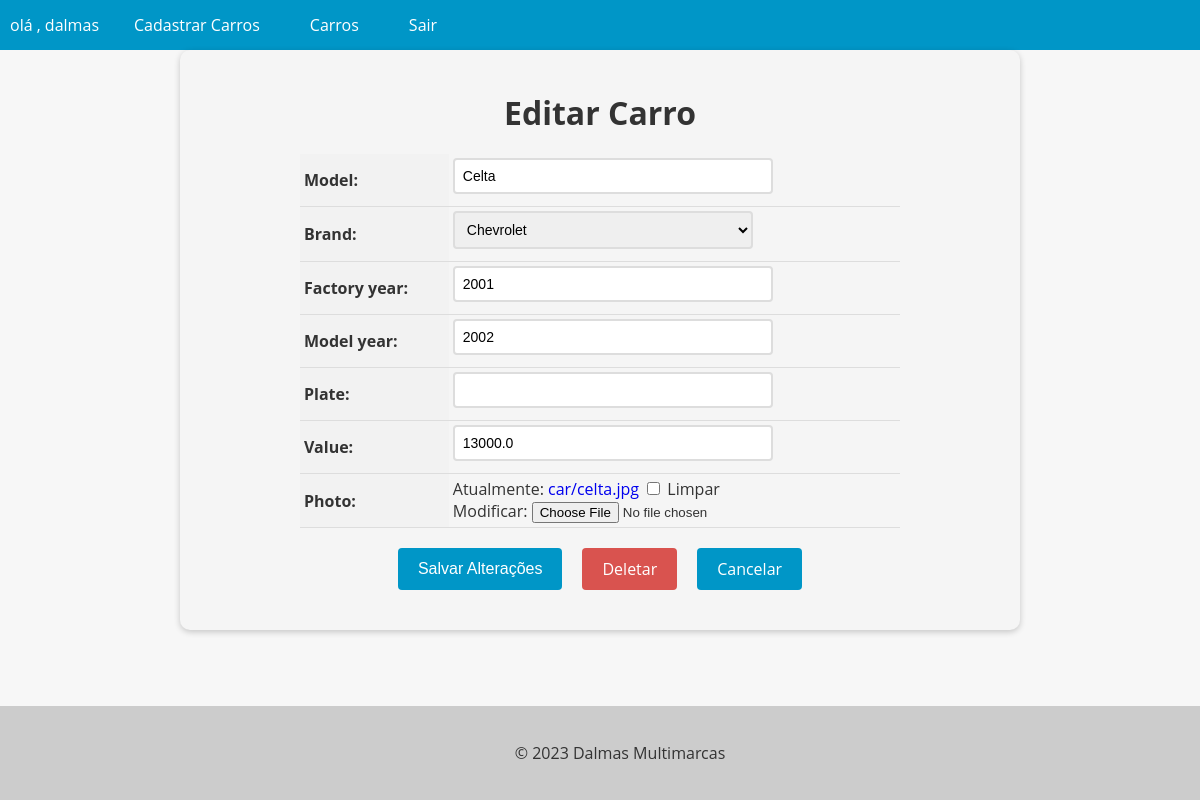
The app's page /car/1/update (signed in), older data.
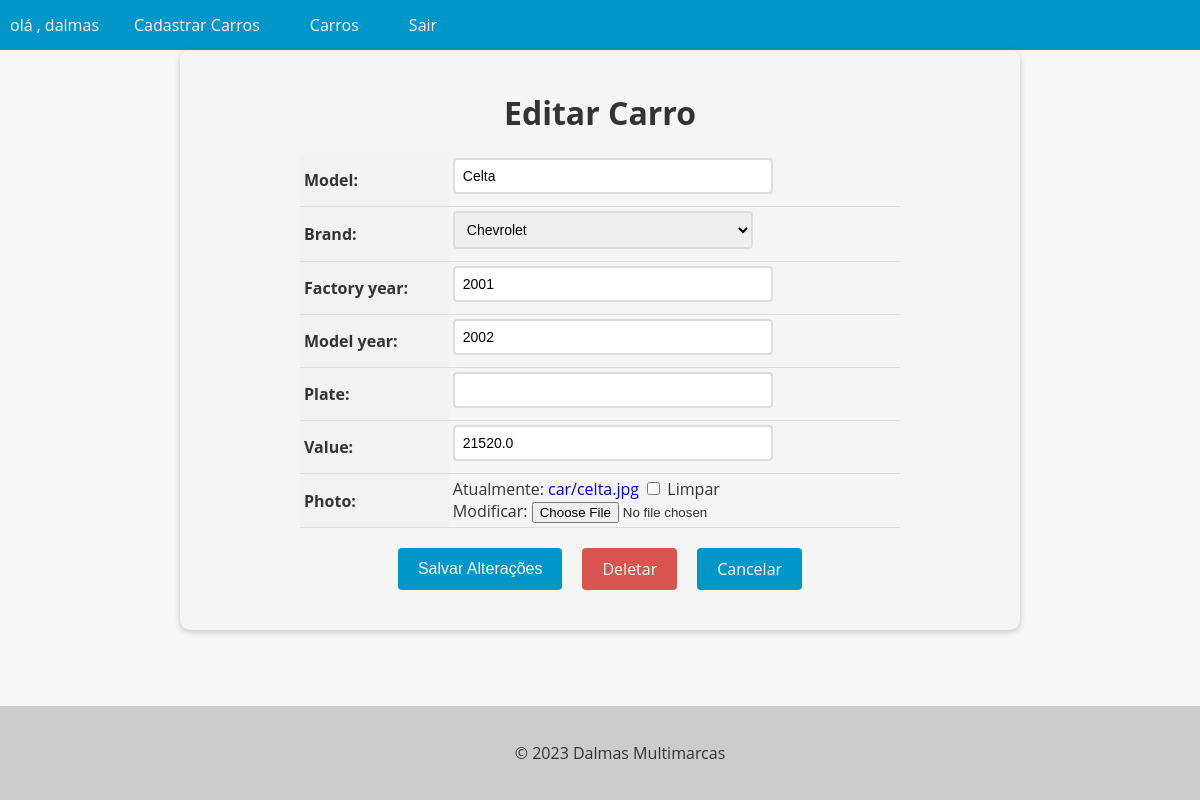
The same page, newer data.
### cars/models.py (models this page shows, shortened)
class Cars(models.Model):
    id = models.AutoField(primary_key=True)
    model = models.CharField(max_length=200)
    brand = models.ForeignKey(Brand, on_delete=models.PROTECT, related_name="car_brand")
    factory_year = models.IntegerField(blank=True, null=True)
    model_year = models.IntegerField(blank=True, null=True)
    plate = models.CharField(max_length=10, blank=True, null=True)
    value = models.FloatField(blank=True, null=True)
    photo = models.ImageField(upload_to='car/', blank=True, null=True)

### cars/views.py (the view, shortened to what this page needs)
# urls.py: path('car/<int:pk>/update', UpdateCarsView.as_view(), name='update_car'),
@method_decorator(login_required(login_url='login'), name='dispatch')
class UpdateCarsView(UpdateView):
    model = Cars
    form_class = CarModelForm
    template_name = 'car_update.html'

### cars/forms.py (shortened to what this page needs)
class CarModelForm(forms.ModelForm):
    class Meta():
        model = Cars
        fields = '__all__'
    """
        def clean_variavel(self):
        variavel = self.cleaned_data.get('variavel')
        if variavel < 20000:
            self.add_error('Campo_onde_terá_erro', 'Mensagem de erro')
        return variavel
    """

### cars/models.py (called while the page is built)
    def __str__(self):
        return self.name

### cars/templates/car_update.html (shortened to what this page needs)
{% extends "base_fix.html" %}
{% block content %}
  <form method="post" enctype="multipart/form-data">
    <h1>Editar Carro</h1>
    <table>
      {{ form.as_table }}
    </table>
    <div>
      <div class="buttons-container">
        <input type="submit" value="Salvar Alterações" class="btn btn-primary">
        <a href="{% url 'delete_car' pk=object.pk %}" class="btn btn-danger">Deletar</a>
        <a href="{% url 'cars_list' %}" class="btn btn-secondary">Cancelar</a>
      </div>
    </div>
  </form>
{% endblock %}

Row changes from the older to the newer data that the page shows:
changed Cars "Celta": value "13000.0" → "21520.0"
